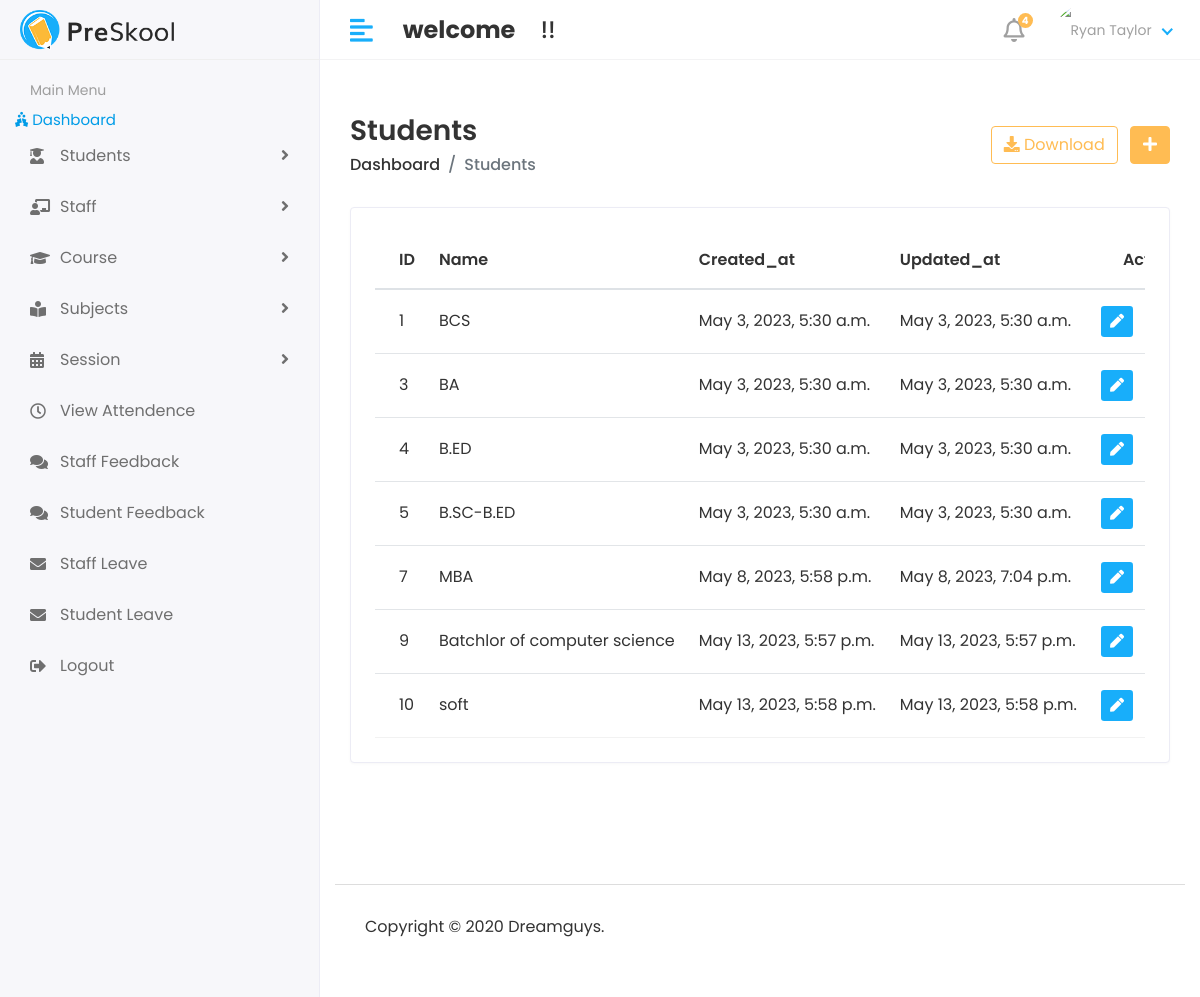
The page /hod/course/view on the database as committed earlier.
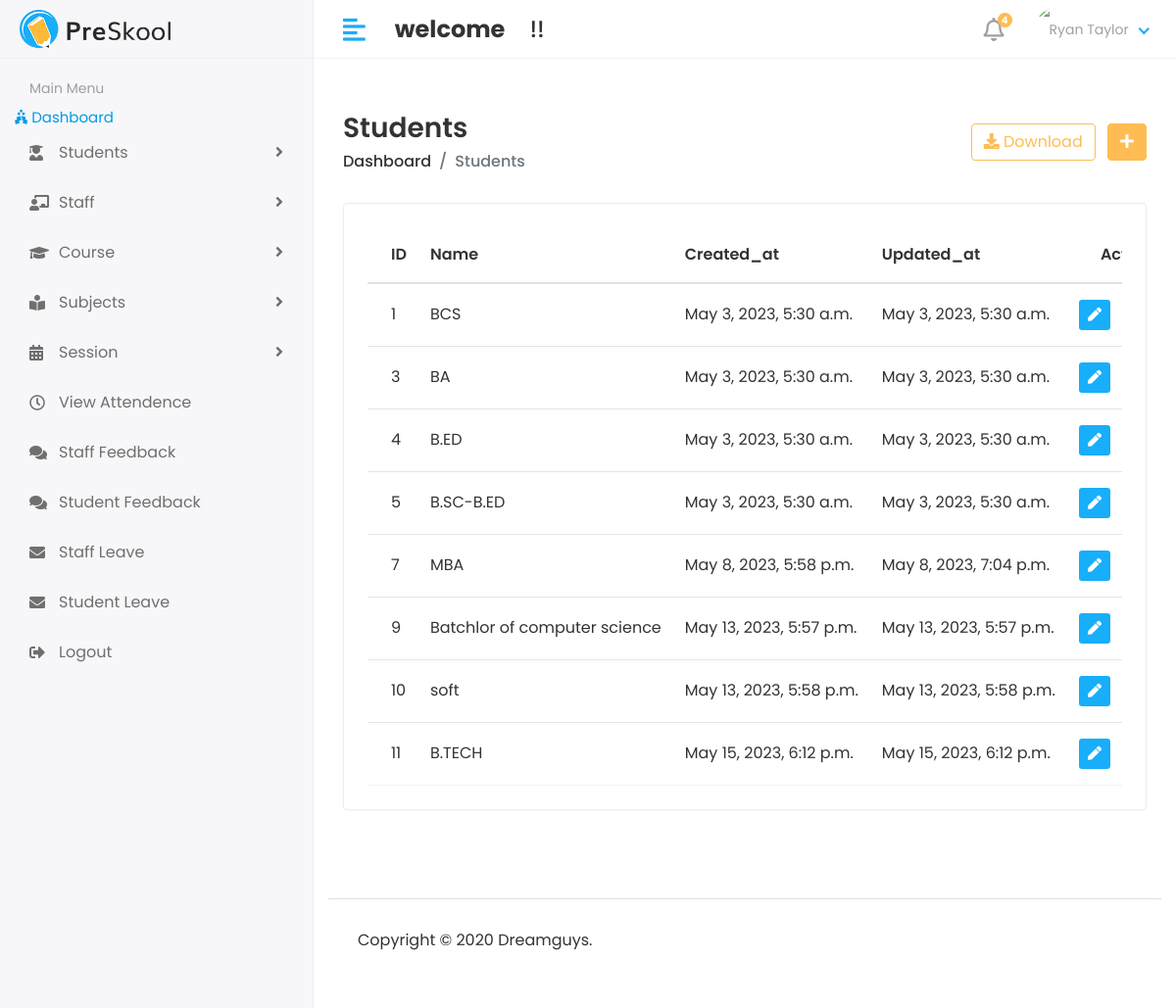
The same page on the database as committed later.
### app/models.py (models this page shows, shortened)
class Courses(models.Model):
    name = models.CharField(max_length=100)
    created_at = models.DateTimeField(auto_now_add=True)
    updated_at = models.DateTimeField(auto_now=True)

### student_management_system/Hod_views.py (the view)
# urls.py: path('hod/course/view',Hod_views.COURSE_VIEW,name='course_view'),
def COURSE_VIEW(request):
    course = Courses.objects.all()
    context = {
        'course' : course
    }
    return render(request,'Hod/course_view.html',context)

### templates/Hod/course_view.html (shortened to what this page needs)
{% extends 'base.html' %}
{% block content %}
<div class="page-wrapper">
    <div class="content container-fluid">
       <div class="page-header">
          <div class="row align-items-center">
             <div class="col">
                <h3 class="page-title">Students</h3>
                <ul class="breadcrumb">
                   <li class="breadcrumb-item"><a href="index.html">Dashboard</a></li>
                   <li class="breadcrumb-item active">Students</li>
                </ul>
             </div>
             <div class="col-auto text-right float-right ml-auto">
                <a href="#" class="btn btn-outline-primary mr-2"><i class="fas fa-download"></i> Download</a>
                <a href="add-student.html" class="btn btn-primary"><i class="fas fa-plus"></i></a>
             </div>
          </div>
       </div>
       <div class="row">
          <div class="col-sm-12">
             <div class="card card-table">
                <div class="card-body">
                   <div class="table-responsive">
                      <table class="table table-hover table-center mb-0 datatable">
                         <thead>
                            <tr>
                               <th>ID</th>
                               <th>Name</th>
                               <th>Created_at</th>
                               <th>Updated_at</th>
                               <th class="text-right">Action</th>
                            </tr>
                         </thead>
                         <tbody>
                            {% for i in course %}
                            <tr>
                               <td>{{i.id}}</td>
                               <td>{{i.name}}</td>
                               <td>{{i.created_at}}</td>
                               <td>{{i.updated_at}}</td>
                               <td class="text-right">
                                  <div class="actions">
                                     <a href="{% url 'edit_course' i.id %}" class="btn btn-sm bg-success-light mr-2">
                                     <i class="fas fa-pen"></i>
                                     </a>
                                  </div>
                               </td>
                            </tr>
                            {% endfor %}
                         </tbody>
                      </table>
                   </div>
                </div>
             </div>
          </div>
       </div>
    </div>
 </div>
{% endblock %}

Rows that differ between the two databases and show on the page:
added Courses: id "11", name "B.TECH", created_at "May 15, 2023, 6:12 p.m.", updated_at "May 15, 2023, 6:12 p.m."
